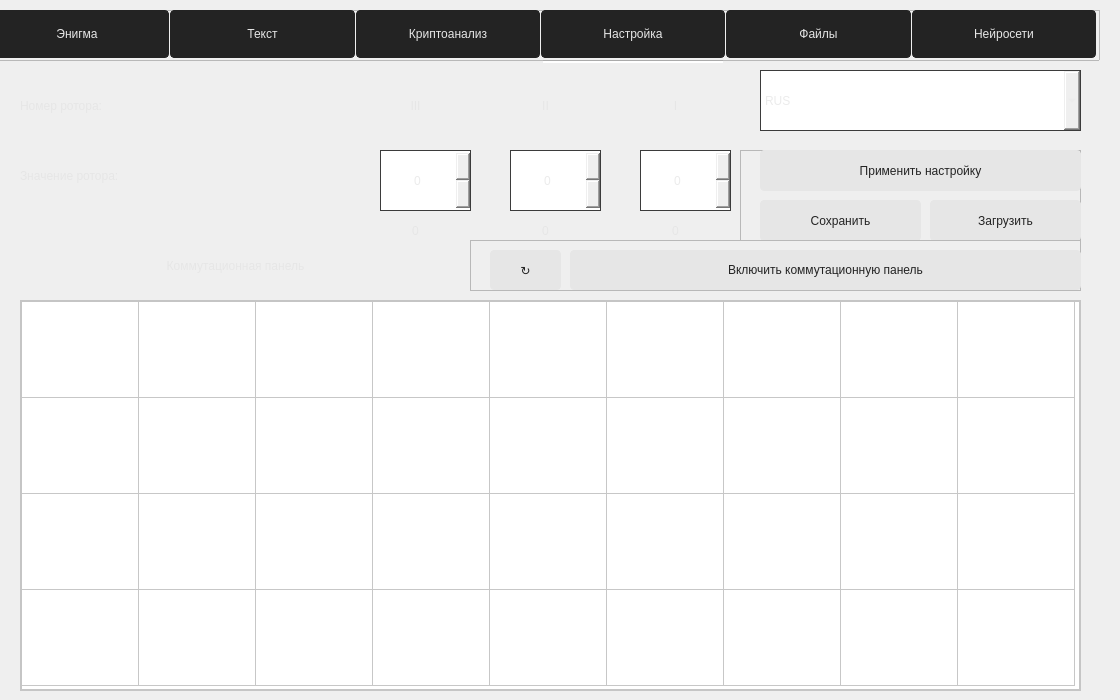
    <widget class="QWidget" name="tab_7">
     <attribute name="title">
      <string>Работа с Роторами</string>
     </attribute>
     <widget class="QFrame" name="frame_12">
      <property name="geometry">
       <rect>
        <x>-11</x>
        <y>10</y>
        <width>1111</width>
        <height>51</height>
       </rect>
      </property>
      <property name="styleSheet">
       <string notr="true">QPushButton{
	border: 1px solid rgb(35, 35, 35);
	background-color: rgb(35, 35, 35);
	border-radius: 4px;
	color: rgb(230, 230, 230);
}

QPushButton:hover{
	background-color: rgb(0, 65, 65);
	border: 1px solid rgb(0, 35, 35);
}
QPushButton:pressed{
	background-color: rgb(0, 35, 35);
	border: 1px solid rgb(0, 15, 15);
}</string>
      </property>
      <property name="frameShape">
       <enum>QFrame::StyledPanel</enum>
      </property>
      <property name="frameShadow">
       <enum>QFrame::Raised</enum>
      </property>
      <widget class="QWidget" name="horizontalLayoutWidget_8">
       <property name="geometry">
        <rect>
         <x>-4</x>
         <y>0</y>
         <width>1111</width>
         <height>51</height>
        </rect>
       </property>
       <layout class="QHBoxLayout" name="horizontalLayout_8">
        <property name="spacing">
         <number>1</number>
        </property>
        <property name="sizeConstraint">
         <enum>QLayout::SetMaximumSize</enum>
        </property>
        <property name="leftMargin">
         <number>0</number>
        </property>
        <item>
         <widget class="QPushButton" name="pushButton_29">
          <property name="minimumSize">
           <size>
            <width>0</width>
            <height>48</height>
           </size>
          </property>
          <property name="text">
           <string>Энигма</string>
          </property>
         </widget>
        </item>
        <item>
         <widget class="QPushButton" name="pushButton_30">
          <property name="minimumSize">
           <size>
            <width>0</width>
            <height>48</height>
           </size>
          </property>
          <property name="text">
           <string>Текст</string>
          </property>
         </widget>
        </item>
        <item>
         <widget class="QPushButton" name="pushButton_12">
          <property name="minimumSize">
           <size>
            <width>0</width>
            <height>48</height>
           </size>
          </property>
          <property name="styleSheet">
           <string notr="true"/>
          </property>
          <property name="text">
           <string>Криптоанализ</string>
          </property>
         </widget>
        </item>
        <item>
         <widget class="QPushButton" name="pushButton_31">
          <property name="minimumSize">
           <size>
            <width>0</width>
            <height>48</height>
           </size>
          </property>
          <property name="text">
           <string>Настройка</string>
          </property>
         </widget>
        </item>
        <item>
         <widget class="QPushButton" name="pushButton_32">
          <property name="minimumSize">
           <size>
            <width>0</width>
            <height>48</height>
           </size>
          </property>
          <property name="text">
           <string>Файлы</string>
          </property>
         </widget>
        </item>
        <item>
         <widget class="QPushButton" name="pushButton_19">
          <property name="minimumSize">
           <size>
            <width>0</width>
            <height>48</height>
           </size>
          </property>
          <property name="styleSheet">
           <string notr="true"/>
          </property>
          <property name="text">
           <string>Нейросети</string>
          </property>
         </widget>
        </item>
       </layout>
      </widget>
     </widget>
     <widget class="Line" name="line_7">
      <property name="geometry">
       <rect>
        <x>543</x>
        <y>60</y>
        <width>180</width>
        <height>3</height>
       </rect>
      </property>
      <property name="styleSheet">
       <string notr="true">background-color: rgb(255, 255, 255);</string>
      </property>
      <property name="orientation">
       <enum>Qt::Horizontal</enum>
      </property>
     </widget>
     <widget class="QSpinBox" name="spinBox">
      <property name="geometry">
       <rect>
        <x>380</x>
        <y>150</y>
        <width>91</width>
        <height>61</height>
       </rect>
      </property>
      <property name="styleSheet">
       <string notr="true">color: rgb(235, 235, 235);
font: 18pt &quot;Segoe UI&quot;;
border: 1px solid rgb(59, 59, 59);</string>
      </property>
      <property name="alignment">
       <set>Qt::AlignCenter</set>
      </property>
      <property name="minimum">
       <number>0</number>
      </property>
      <property name="maximum">
       <number>32</number>
      </property>
      <property name="value">
       <number>0</number>
      </property>
     </widget>
     <widget class="QLabel" name="label_11">
      <property name="geometry">
       <rect>
        <x>20</x>
        <y>80</y>
        <width>331</width>
        <height>51</height>
       </rect>
      </property>
      <property name="styleSheet">
       <string notr="true">color: rgb(230, 230, 230);
font: 28pt &quot;Consolas&quot;;</string>
      </property>
      <property name="text">
       <string>Номер ротора:</string>
      </property>
     </widget>
     <widget class="QLabel" name="label_12">
      <property name="geometry">
       <rect>
        <x>20</x>
        <y>150</y>
        <width>321</width>
        <height>51</height>
       </rect>
      </property>
      <property name="styleSheet">
       <string notr="true">color: rgb(230, 230, 230);
font: 28pt &quot;Consolas&quot;;</string>
      </property>
      <property name="text">
       <string>Значение ротора:</string>
      </property>
     </widget>
     <widget class="QSpinBox" name="spinBox_2">
      <property name="geometry">
       <rect>
        <x>510</x>
        <y>150</y>
        <width>91</width>
        <height>61</height>
       </rect>
      </property>
      <property name="styleSheet">
       <string notr="true">color: rgb(235, 235, 235);
font: 18pt &quot;Segoe UI&quot;;
border: 1px solid rgb(59, 59, 59);</string>
      </property>
      <property name="alignment">
       <set>Qt::AlignCenter</set>
      </property>
      <property name="minimum">
       <number>0</number>
      </property>
      <property name="maximum">
       <number>32</number>
      </property>
      <property name="value">
       <number>0</number>
      </property>
     </widget>
     <widget class="QSpinBox" name="spinBox_3">
      <property name="geometry">
       <rect>
        <x>640</x>
        <y>150</y>
        <width>91</width>
        <height>61</height>
       </rect>
      </property>
      <property name="styleSheet">
       <string notr="true">color: rgb(235, 235, 235);
font: 18pt &quot;Segoe UI&quot;;
border: 1px solid rgb(59, 59, 59);</string>
      </property>
      <property name="alignment">
       <set>Qt::AlignCenter</set>
      </property>
      <property name="minimum">
       <number>0</number>
      </property>
      <property name="maximum">
       <number>32</number>
      </property>
      <property name="value">
       <number>0</number>
      </property>
     </widget>
     <widget class="QLabel" name="label_13">
      <property name="geometry">
       <rect>
        <x>360</x>
        <y>80</y>
        <width>111</width>
        <height>51</height>
       </rect>
      </property>
      <property name="styleSheet">
       <string notr="true">color: rgb(230, 230, 230);
font: 28pt &quot;Consolas&quot;;</string>
      </property>
      <property name="text">
       <string>III</string>
      </property>
      <property name="alignment">
       <set>Qt::AlignCenter</set>
      </property>
     </widget>
     <widget class="QLabel" name="label_22">
      <property name="geometry">
       <rect>
        <x>490</x>
        <y>80</y>
        <width>111</width>
        <height>51</height>
       </rect>
      </property>
      <property name="styleSheet">
       <string notr="true">color: rgb(230, 230, 230);
font: 28pt &quot;Consolas&quot;;</string>
      </property>
      <property name="text">
       <string>II</string>
      </property>
      <property name="alignment">
       <set>Qt::AlignCenter</set>
      </property>
     </widget>
     <widget class="QLabel" name="label_23">
      <property name="geometry">
       <rect>
        <x>610</x>
        <y>80</y>
        <width>131</width>
        <height>51</height>
       </rect>
      </property>
      <property name="styleSheet">
       <string notr="true">color: rgb(230, 230, 230);
font: 28pt &quot;Consolas&quot;;</string>
      </property>
      <property name="text">
       <string>I</string>
      </property>
      <property name="alignment">
       <set>Qt::AlignCenter</set>
      </property>
     </widget>
     <widget class="QComboBox" name="comboBox">
      <property name="geometry">
       <rect>
        <x>760</x>
        <y>70</y>
        <width>321</width>
        <height>61</height>
       </rect>
      </property>
      <property name="styleSheet">
       <string notr="true">color: rgb(235, 235, 235);
font: 18pt &quot;Segoe UI&quot;;
border: 1px solid rgb(59, 59, 59);</string>
      </property>
      <item>
       <property name="text">
        <string>RUS</string>
       </property>
      </item>
      <item>
       <property name="text">
        <string>ENG</string>
       </property>
      </item>
     </widget>
     <widget class="QFrame" name="frame_9">
      <property name="geometry">
       <rect>
        <x>740</x>
        <y>150</y>
        <width>341</width>
        <height>91</height>
       </rect>
      </property>
      <property name="styleSheet">
       <string notr="true">QPushButton{
	border: 1px solid rgb(230, 230, 230);
	background-color: rgb(230, 230, 230);
	border-radius: 4px;
	color: rgb(35, 35, 35);
}

QPushButton:hover{
	background-color: rgb(0, 65, 65);
	border: 1px solid rgb(0, 35, 35);
}
QPushButton:pressed{
	
	color: rgb(255, 255, 255);
	background-color: rgb(0, 35, 35);
	border: 1px solid rgb(0, 15, 15);
}</string>
      </property>
      <property name="frameShape">
       <enum>QFrame::StyledPanel</enum>
      </property>
      <property name="frameShadow">
       <enum>QFrame::Raised</enum>
      </property>
      <widget class="QPushButton" name="pushButton_24">
       <property name="geometry">
        <rect>
         <x>20</x>
         <y>0</y>
         <width>321</width>
         <height>41</height>
        </rect>
       </property>
       <property name="minimumSize">
        <size>
         <width>0</width>
         <height>40</height>
        </size>
       </property>
       <property name="styleSheet">
        <string notr="true"/>
       </property>
       <property name="text">
        <string>Применить настройку</string>
       </property>
      </widget>
      <widget class="QPushButton" name="pushButton_37">
       <property name="geometry">
        <rect>
         <x>20</x>
         <y>50</y>
         <width>161</width>
         <height>41</height>
        </rect>
       </property>
       <property name="minimumSize">
        <size>
         <width>0</width>
         <height>40</height>
        </size>
       </property>
       <property name="styleSheet">
        <string notr="true"/>
       </property>
       <property name="text">
        <string>Сохранить</string>
       </property>
      </widget>
      <widget class="QPushButton" name="pushButton_38">
       <property name="geometry">
        <rect>
         <x>190</x>
         <y>50</y>
         <width>151</width>
         <height>41</height>
        </rect>
       </property>
       <property name="minimumSize">
        <size>
         <width>0</width>
         <height>40</height>
        </size>
       </property>
       <property name="styleSheet">
        <string notr="true"/>
       </property>
       <property name="text">
        <string>Загрузить</string>
       </property>
      </widget>
     </widget>
     <widget class="QTableWidget" name="tableWidget_3">
      <property name="enabled">
       <bool>true</bool>
      </property>
      <property name="geometry">
       <rect>
        <x>20</x>
        <y>300</y>
        <width>1061</width>
        <height>391</height>
       </rect>
      </property>
      <property name="styleSheet">
       <string notr="true">color: rgb(255, 255, 255);
font: 26pt &quot;Consolas&quot;;
border: 2px solid rgb(197, 197, 197);</string>
      </property>
      <property name="verticalScrollBarPolicy">
       <enum>Qt::ScrollBarAlwaysOff</enum>
      </property>
      <property name="horizontalScrollBarPolicy">
       <enum>Qt::ScrollBarAlwaysOff</enum>
      </property>
      <property name="editTriggers">
       <set>QAbstractItemView::AnyKeyPressed</set>
      </property>
      <property name="dragDropMode">
       <enum>QAbstractItemView::DragDrop</enum>
      </property>
      <property name="defaultDropAction">
       <enum>Qt::TargetMoveAction</enum>
      </property>
      <property name="selectionMode">
       <enum>QAbstractItemView::SingleSelection</enum>
      </property>
      <attribute name="horizontalHeaderVisible">
       <bool>false</bool>
      </attribute>
      <attribute name="horizontalHeaderMinimumSectionSize">
       <number>100</number>
      </attribute>
      <attribute name="horizontalHeaderDefaultSectionSize">
       <number>117</number>
      </attribute>
      <attribute name="verticalHeaderVisible">
       <bool>false</bool>
      </attribute>
      <attribute name="verticalHeaderMinimumSectionSize">
       <number>0</number>
      </attribute>
      <attribute name="verticalHeaderDefaultSectionSize">
       <number>96</number>
      </attribute>
      <row>
       <property name="text">
        <string>1</string>
       </property>
      </row>
      <row>
       <property name="text">
        <string>2</string>
       </property>
      </row>
      <row>
       <property name="text">
        <string>3</string>
       </property>
      </row>
      <row>
       <property name="text">
        <string>4</string>
       </property>
      </row>
      <column>
       <property name="text">
        <string>1</string>
       </property>
      </column>
      <column>
       <property name="text">
        <string>2</string>
       </property>
      </column>
      <column>
       <property name="text">
        <string>3</string>
       </property>
      </column>
      <column>
       <property name="text">
        <string>4</string>
       </property>
      </column>
      <column>
       <property name="text">
        <string>5</string>
       </property>
      </column>
      <column>
       <property name="text">
        <string>6</string>
       </property>
      </column>
      <column>
       <property name="text">
        <string>7</string>
       </property>
      </column>
      <column>
       <property name="text">
        <string>8</string>
       </property>
      </column>
      <column>
       <property name="text">
        <string>9</string>
       </property>
      </column>
      <item row="0" column="0">
       <property name="text">
        <string>А</string>
       </property>
      </item>
      <item row="0" column="1">
       <property name="text">
        <string>Б</string>
       </property>
      </item>
      <item row="0" column="2">
       <property name="text">
        <string>В</string>
       </property>
      </item>
      <item row="0" column="3">
       <property name="text">
        <string>Г</string>
       </property>
      </item>
      <item row="0" column="4">
       <property name="text">
        <string>Д</string>
       </property>
      </item>
      <item row="0" column="5">
       <property name="text">
        <string>Е</string>
       </property>
      </item>
      <item row="0" column="6">
       <property name="text">
        <string>Ё</string>
       </property>
      </item>
      <item row="0" column="7">
       <property name="text">
        <string>Ж</string>
       </property>
      </item>
      <item row="0" column="8">
       <property name="text">
        <string>З</string>
       </property>
      </item>
      <item row="1" column="0">
       <property name="text">
        <string>И</string>
       </property>
      </item>
      <item row="1" column="1">
       <property name="text">
        <string>Й</string>
       </property>
      </item>
      <item row="1" column="2">
       <property name="text">
        <string>К</string>
       </property>
      </item>
      <item row="1" column="3">
       <property name="text">
        <string>Л</string>
       </property>
      </item>
      <item row="1" column="4">
       <property name="text">
        <string>М</string>
       </property>
      </item>
      <item row="1" column="5">
       <property name="text">
        <string>Н</string>
       </property>
      </item>
      <item row="1" column="6">
       <property name="text">
        <string>О</string>
       </property>
      </item>
      <item row="1" column="7">
       <property name="text">
        <string>П</string>
       </property>
      </item>
      <item row="1" column="8">
       <property name="text">
        <string>Р</string>
       </property>
      </item>
      <item row="2" column="0">
       <property name="text">
        <string>С</string>
       </property>
      </item>
      <item row="2" column="1">
       <property name="text">
        <string>Т</string>
       </property>
      </item>
      <item row="2" column="2">
       <property name="text">
        <string>У</string>
       </property>
      </item>
      <item row="2" column="3">
       <property name="text">
        <string>Ф</string>
       </property>
      </item>
      <item row="2" column="4">
       <property name="text">
        <string>Х</string>
       </property>
      </item>
      <item row="2" column="5">
       <property name="text">
        <string>Ц</string>
       </property>
      </item>
      <item row="2" column="6">
       <property name="text">
        <string>Ч</string>
       </property>
      </item>
      <item row="2" column="7">
       <property name="text">
        <string>Ш</string>
       </property>
      </item>
      <item row="2" column="8">
       <property name="text">
        <string>Щ</string>
       </property>
      </item>
      <item row="3" column="0">
       <property name="text">
        <string>Ъ</string>
       </property>
      </item>
      <item row="3" column="1">
       <property name="text">
        <string>Ы</string>
       </property>
      </item>
      <item row="3" column="2">
       <property name="text">
        <string>Ь</string>
       </property>
      </item>
      <item row="3" column="3">
       <property name="text">
        <string>Э</string>
       </property>
      </item>
      <item row="3" column="4">
       <property name="text">
        <string>Ю</string>
       </property>
      </item>
      <item row="3" column="5">
       <property name="text">
        <string>Я</string>
       </property>
      </item>
      <item row="3" column="6">
       <property name="text">
        <string>-</string>
       </property>
      </item>
      <item row="3" column="7">
       <property name="text">
        <string>-</string>
       </property>
      </item>
      <item row="3" column="8">
       <property name="text">
        <string>-</string>
       </property>
      </item>
     </widget>
     <widget class="QLabel" name="label_15">
      <property name="enabled">
       <bool>true</bool>
      </property>
      <property name="geometry">
       <rect>
        <x>-20</x>
        <y>240</y>
        <width>511</width>
        <height>51</height>
       </rect>
      </property>
      <property name="styleSheet">
       <string notr="true">color: rgb(230, 230, 230);
font: 28pt &quot;Consolas&quot;;</string>
      </property>
      <property name="text">
       <string>Коммутационная панель</string>
      </property>
      <property name="alignment">
       <set>Qt::AlignCenter</set>
      </property>
     </widget>
     <widget class="QFrame" name="frame_16">
      <property name="geometry">
       <rect>
        <x>470</x>
        <y>240</y>
        <width>611</width>
        <height>51</height>
       </rect>
      </property>
      <property name="styleSheet">
       <string notr="true">QPushButton{
	border: 1px solid rgb(230, 230, 230);
	background-color: rgb(230, 230, 230);
	border-radius: 4px;
	color: rgb(35, 35, 35);
}

QPushButton:hover{
	background-color: rgb(0, 65, 65);
	border: 1px solid rgb(0, 35, 35);
}
QPushButton:pressed{
	color: rgb(255, 255, 255);
	background-color: rgb(0, 35, 35);
	border: 1px solid rgb(0, 15, 15);
}</string>
      </property>
      <property name="frameShape">
       <enum>QFrame::StyledPanel</enum>
      </property>
      <property name="frameShadow">
       <enum>QFrame::Raised</enum>
      </property>
      <widget class="QPushButton" name="pushButton_35">
       <property name="enabled">
        <bool>true</bool>
       </property>
       <property name="geometry">
        <rect>
         <x>100</x>
         <y>10</y>
         <width>511</width>
         <height>40</height>
        </rect>
       </property>
       <property name="minimumSize">
        <size>
         <width>0</width>
         <height>40</height>
        </size>
       </property>
       <property name="styleSheet">
        <string notr="true"/>
       </property>
       <property name="text">
        <string>Включить коммутационную панель</string>
       </property>
      </widget>
      <widget class="QPushButton" name="pushButton_36">
       <property name="enabled">
        <bool>true</bool>
       </property>
       <property name="geometry">
        <rect>
         <x>20</x>
         <y>10</y>
         <width>71</width>
         <height>40</height>
        </rect>
       </property>
       <property name="minimumSize">
        <size>
         <width>0</width>
         <height>40</height>
        </size>
       </property>
       <property name="styleSheet">
        <string notr="true"/>
       </property>
       <property name="text">
        <string>↻</string>
       </property>
      </widget>
     </widget>
     <widget class="QLabel" name="label_24">
      <property name="enabled">
       <bool>true</bool>
      </property>
      <property name="geometry">
       <rect>
        <x>380</x>
        <y>220</y>
        <width>71</width>
        <height>21</height>
       </rect>
      </property>
      <property name="styleSheet">
       <string notr="true">color: rgb(230, 230, 230);
font: 10pt &quot;NSimSun&quot;;</string>
      </property>
      <property name="text">
       <string>0</string>
      </property>
      <property name="alignment">
       <set>Qt::AlignCenter</set>
      </property>
     </widget>
     <widget class="QLabel" name="label_25">
      <property name="enabled">
       <bool>true</bool>
      </property>
      <property name="geometry">
       <rect>
        <x>510</x>
        <y>220</y>
        <width>71</width>
        <height>21</height>
       </rect>
      </property>
      <property name="styleSheet">
       <string notr="true">color: rgb(230, 230, 230);
font: 10pt &quot;NSimSun&quot;;</string>
      </property>
      <property name="text">
       <string>0</string>
      </property>
      <property name="alignment">
       <set>Qt::AlignCenter</set>
      </property>
     </widget>
     <widget class="QLabel" name="label_26">
      <property name="enabled">
       <bool>true</bool>
      </property>
      <property name="geometry">
       <rect>
        <x>640</x>
        <y>220</y>
        <width>71</width>
        <height>21</height>
       </rect>
      </property>
      <property name="styleSheet">
       <string notr="true">color: rgb(230, 230, 230);
font: 10pt &quot;NSimSun&quot;;</string>
      </property>
      <property name="text">
       <string>0</string>
      </property>
      <property name="alignment">
       <set>Qt::AlignCenter</set>
      </property>
     </widget>
    </widget>
